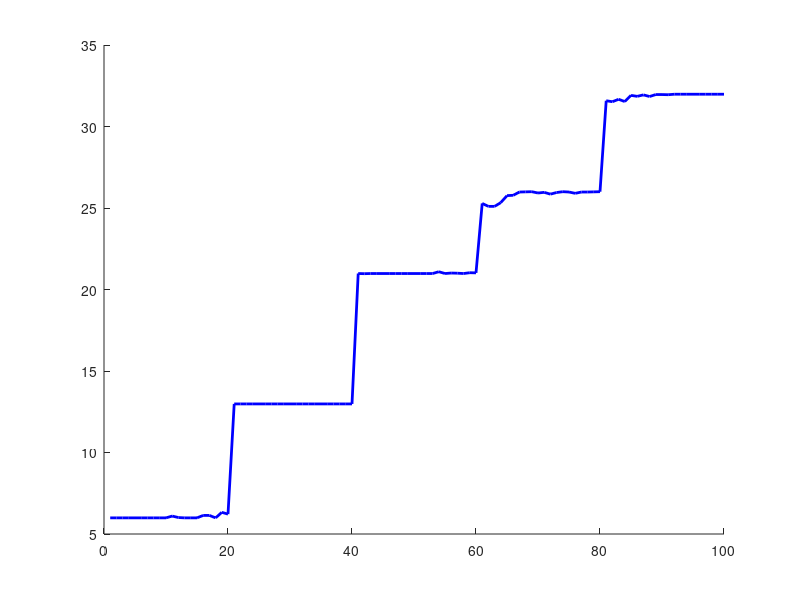

Write MATLAB code to recreate this figure. (Note: this script raises an error after producing the figure.)
clear; clc;


delta_300g  = [5.99, 5.99, 5.99, 5.99, 5.99, 5.99, 5.99, 5.99, 5.99, 5.99, 6.10, 6.01, 5.99, 5.99, 5.99, 6.14, 6.14, 5.99, 6.33, 6.22]; 
delta_600g  = [12.98, 12.98, 12.98, 12.98, 12.98, 12.98, 12.98, 12.98, 12.98, 12.98, 12.98, 12.98, 12.98, 12.98, 12.98, 12.98, 12.98, 12.98, 12.98, 12.98]; 
delta_900g  = [20.98, 20.97, 20.98, 20.98, 20.98, 20.98, 20.98, 20.98, 20.98, 20.98, 20.98, 20.98, 20.98, 21.09, 20.98, 21.01, 21.00, 20.98, 21.03, 21.02]; 
delta_1200g = [25.28, 25.10, 25.10, 25.33, 25.76, 25.78, 25.98, 25.99, 26.00, 25.92, 25.96, 25.85, 25.95, 26.00, 25.98, 25.90, 25.98, 25.98, 25.99, 26.00];
delta_1500g = [31.58, 31.52, 31.67, 31.53, 31.91, 31.85, 31.94, 31.84, 31.96, 31.96, 31.95, 31.98, 31.98, 31.98, 31.98, 31.98, 31.98, 31.98, 31.98, 31.98];


all_delta_data = [delta_300g, delta_600g, delta_900g, delta_1200g, delta_1500g];

len300  = length(delta_300g);
len600  = length(delta_600g);
len900  = length(delta_900g);
len1200 = length(delta_1200g);
len1500 = length(delta_1500g);


pos_300g  = len300 / 2;
pos_600g  = len300 + (len600 / 2);
pos_900g  = len300 + len600 + (len900 / 2);
pos_1200g = len300 + len600 + len900 + (len1200 / 2);
pos_1500g = len300 + len600 + len900 + len1200 + (len1500 / 2);


boundaries = [len300, len300+len600, len300+len600+len900, len300+len600+len900+len1200];


figure('Color', [1 1 1]);
hold on;


plot(all_delta_data, '-b', 'LineWidth', 2); 

for i = 1:length(boundaries)
    xline(boundaries(i), '--r', 'LineWidth', 1.2);
end

title('Đồ thị biến thiên giá trị delta của RC Timer ', 'FontSize', 14);
ylabel('Giá trị delta', 'FontSize', 12);
grid on;

ytickformat('%d \\mus');

set(gca, 'XTick', [pos_300g, pos_600g, pos_900g, pos_1200g, pos_1500g]);
set(gca, 'XTickLabel', {'300g', '600g', '900g', '1200g', '1500g'}, 'FontSize', 11);

xlim([1, length(all_delta_data)]);
ylim([0, max(all_delta_data) + 15]);

hold off;
